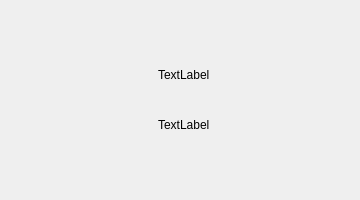
<?xml version="1.0" encoding="UTF-8"?>
<ui version="4.0">
 <class>AFAdvanceControlsDockWidget</class>
 <widget class="AFQBaseDockWidget" name="AFAdvanceControlsDockWidget">
  <property name="geometry">
   <rect>
    <x>0</x>
    <y>0</y>
    <width>360</width>
    <height>200</height>
   </rect>
  </property>
  <property name="minimumSize">
   <size>
    <width>360</width>
    <height>200</height>
   </size>
  </property>
  <property name="maximumSize">
   <size>
    <width>360</width>
    <height>200</height>
   </size>
  </property>
  <property name="windowTitle">
   <string>Advance Control</string>
  </property>
  <widget class="QWidget" name="widget_AdvanceControlsDockContents">
   <layout class="QVBoxLayout" name="verticalLayout">
    <property name="spacing">
     <number>10</number>
    </property>
    <property name="leftMargin">
     <number>30</number>
    </property>
    <property name="topMargin">
     <number>0</number>
    </property>
    <property name="rightMargin">
     <number>30</number>
    </property>
    <property name="bottomMargin">
     <number>0</number>
    </property>
    <item>
     <spacer name="verticalSpacer">
      <property name="orientation">
       <enum>Qt::Vertical</enum>
      </property>
      <property name="sizeHint" stdset="0">
       <size>
        <width>20</width>
        <height>38</height>
       </size>
      </property>
     </spacer>
    </item>
    <item>
     <widget class="QWidget" name="widget_StuduioModeArea" native="true">
      <property name="minimumSize">
       <size>
        <width>40</width>
        <height>0</height>
       </size>
      </property>
      <layout class="QHBoxLayout" name="horizontalLayout_5">
       <property name="spacing">
        <number>0</number>
       </property>
       <property name="leftMargin">
        <number>0</number>
       </property>
       <property name="topMargin">
        <number>0</number>
       </property>
       <property name="rightMargin">
        <number>0</number>
       </property>
       <property name="bottomMargin">
        <number>0</number>
       </property>
       <item>
        <widget class="AFQBaseClickWidget" name="widget_StudioModeButton" native="true">
         <property name="minimumSize">
          <size>
           <width>240</width>
           <height>40</height>
          </size>
         </property>
         <property name="maximumSize">
          <size>
           <width>16777215</width>
           <height>40</height>
          </size>
         </property>
         <layout class="QHBoxLayout" name="horizontalLayout_3">
          <property name="spacing">
           <number>4</number>
          </property>
          <property name="leftMargin">
           <number>0</number>
          </property>
          <property name="topMargin">
           <number>0</number>
          </property>
          <property name="rightMargin">
           <number>0</number>
          </property>
          <property name="bottomMargin">
           <number>0</number>
          </property>
          <item>
           <spacer name="horizontalSpacer_5">
            <property name="orientation">
             <enum>Qt::Horizontal</enum>
            </property>
            <property name="sizeHint" stdset="0">
             <size>
              <width>40</width>
              <height>20</height>
             </size>
            </property>
           </spacer>
          </item>
          <item>
           <widget class="QLabel" name="label_IconStudioMode">
            <property name="minimumSize">
             <size>
              <width>24</width>
              <height>24</height>
             </size>
            </property>
            <property name="maximumSize">
             <size>
              <width>24</width>
              <height>24</height>
             </size>
            </property>
            <property name="text">
             <string/>
            </property>
           </widget>
          </item>
          <item>
           <widget class="QLabel" name="label_TextStudioMode">
            <property name="text">
             <string>TextLabel</string>
            </property>
           </widget>
          </item>
          <item>
           <widget class="QLabel" name="label_RightArrowImg">
            <property name="minimumSize">
             <size>
              <width>16</width>
              <height>16</height>
             </size>
            </property>
            <property name="maximumSize">
             <size>
              <width>16</width>
              <height>16</height>
             </size>
            </property>
            <property name="text">
             <string/>
            </property>
           </widget>
          </item>
          <item>
           <spacer name="horizontalSpacer_6">
            <property name="orientation">
             <enum>Qt::Horizontal</enum>
            </property>
            <property name="sizeHint" stdset="0">
             <size>
              <width>40</width>
              <height>20</height>
             </size>
            </property>
           </spacer>
          </item>
         </layout>
        </widget>
       </item>
      </layout>
     </widget>
    </item>
    <item>
     <widget class="QWidget" name="widget_ReplayBufferArea" native="true">
      <property name="minimumSize">
       <size>
        <width>40</width>
        <height>0</height>
       </size>
      </property>
      <layout class="QHBoxLayout" name="horizontalLayout_6">
       <property name="spacing">
        <number>10</number>
       </property>
       <property name="leftMargin">
        <number>0</number>
       </property>
       <property name="topMargin">
        <number>0</number>
       </property>
       <property name="rightMargin">
        <number>0</number>
       </property>
       <property name="bottomMargin">
        <number>0</number>
       </property>
       <item>
        <widget class="AFQBaseClickWidget" name="widget_ReplayBufferButton" native="true">
         <property name="minimumSize">
          <size>
           <width>240</width>
           <height>40</height>
          </size>
         </property>
         <property name="maximumSize">
          <size>
           <width>16777215</width>
           <height>40</height>
          </size>
         </property>
         <layout class="QHBoxLayout" name="horizontalLayout_4">
          <property name="spacing">
           <number>4</number>
          </property>
          <property name="leftMargin">
           <number>0</number>
          </property>
          <property name="topMargin">
           <number>0</number>
          </property>
          <property name="rightMargin">
           <number>0</number>
          </property>
          <property name="bottomMargin">
           <number>0</number>
          </property>
          <item>
           <spacer name="horizontalSpacer_8">
            <property name="orientation">
             <enum>Qt::Horizontal</enum>
            </property>
            <property name="sizeHint" stdset="0">
             <size>
              <width>40</width>
              <height>20</height>
             </size>
            </property>
           </spacer>
          </item>
          <item>
           <widget class="QLabel" name="label_IconReplayBuffer">
            <property name="minimumSize">
             <size>
              <width>24</width>
              <height>24</height>
             </size>
            </property>
            <property name="maximumSize">
             <size>
              <width>24</width>
              <height>24</height>
             </size>
            </property>
            <property name="text">
             <string/>
            </property>
           </widget>
          </item>
          <item>
           <widget class="QLabel" name="label_TextReplayBuffer">
            <property name="text">
             <string>TextLabel</string>
            </property>
           </widget>
          </item>
          <item>
           <widget class="QLabel" name="label_RightReplayBuffer">
            <property name="minimumSize">
             <size>
              <width>16</width>
              <height>16</height>
             </size>
            </property>
            <property name="maximumSize">
             <size>
              <width>16</width>
              <height>16</height>
             </size>
            </property>
            <property name="text">
             <string/>
            </property>
           </widget>
          </item>
          <item>
           <spacer name="horizontalSpacer_7">
            <property name="orientation">
             <enum>Qt::Horizontal</enum>
            </property>
            <property name="sizeHint" stdset="0">
             <size>
              <width>40</width>
              <height>20</height>
             </size>
            </property>
           </spacer>
          </item>
         </layout>
        </widget>
       </item>
      </layout>
     </widget>
    </item>
    <item>
     <spacer name="verticalSpacer_3">
      <property name="orientation">
       <enum>Qt::Vertical</enum>
      </property>
      <property name="sizeHint" stdset="0">
       <size>
        <width>20</width>
        <height>40</height>
       </size>
      </property>
     </spacer>
    </item>
   </layout>
  </widget>
 </widget>
 <customwidgets>
  <customwidget>
   <class>AFQBaseDockWidget</class>
   <extends>QDockWidget</extends>
   <header>Blocks/CBaseDockWidget.h</header>
   <container>1</container>
  </customwidget>
  <customwidget>
   <class>AFQBaseClickWidget</class>
   <extends>QWidget</extends>
   <header>UIComponent/CBaseClickWidget.h</header>
   <container>1</container>
  </customwidget>
 </customwidgets>
 <resources/>
 <connections/>
</ui>
